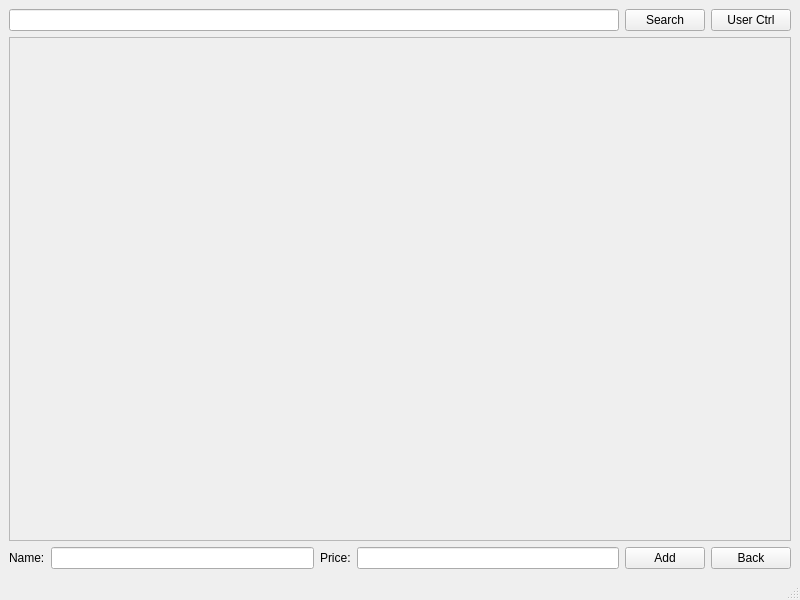
<?xml version="1.0" encoding="UTF-8"?>
<ui version="4.0">
 <class>AdminMainWindow</class>
 <widget class="QMainWindow" name="AdminMainWindow">
  <property name="geometry">
   <rect>
    <x>0</x>
    <y>0</y>
    <width>800</width>
    <height>600</height>
   </rect>
  </property>
  <property name="windowTitle">
   <string>MainWindow</string>
  </property>
  <widget class="QWidget" name="centralwidget">
   <layout class="QVBoxLayout" name="verticalLayout">
    <item>
     <layout class="QHBoxLayout" name="horizontalLayout">
      <item>
       <widget class="QLineEdit" name="SearchLine"/>
      </item>
      <item>
       <widget class="QPushButton" name="SearchButton">
        <property name="text">
         <string>Search</string>
        </property>
       </widget>
      </item>
      <item>
       <widget class="QPushButton" name="UserContrlButton">
        <property name="text">
         <string>User Ctrl</string>
        </property>
       </widget>
      </item>
     </layout>
    </item>
    <item>
     <widget class="QScrollArea" name="scrollArea">
      <property name="widgetResizable">
       <bool>true</bool>
      </property>
      <widget class="QWidget" name="scrollAreaWidgetContents">
       <property name="geometry">
        <rect>
         <x>0</x>
         <y>0</y>
         <width>776</width>
         <height>477</height>
        </rect>
       </property>
      </widget>
     </widget>
    </item>
    <item>
     <layout class="QHBoxLayout" name="horizontalLayout_2">
      <item>
       <widget class="QLabel" name="NameLabel">
        <property name="text">
         <string>Name:</string>
        </property>
       </widget>
      </item>
      <item>
       <widget class="QLineEdit" name="NameLine"/>
      </item>
      <item>
       <widget class="QLabel" name="PasswordLabel">
        <property name="text">
         <string>Price:</string>
        </property>
       </widget>
      </item>
      <item>
       <widget class="QLineEdit" name="PriceLine"/>
      </item>
      <item>
       <widget class="QPushButton" name="AddButton">
        <property name="text">
         <string>Add</string>
        </property>
       </widget>
      </item>
      <item>
       <widget class="QPushButton" name="BackButton">
        <property name="text">
         <string>Back</string>
        </property>
       </widget>
      </item>
     </layout>
    </item>
   </layout>
  </widget>
  <widget class="QStatusBar" name="statusbar"/>
 </widget>
 <resources/>
 <connections/>
</ui>
